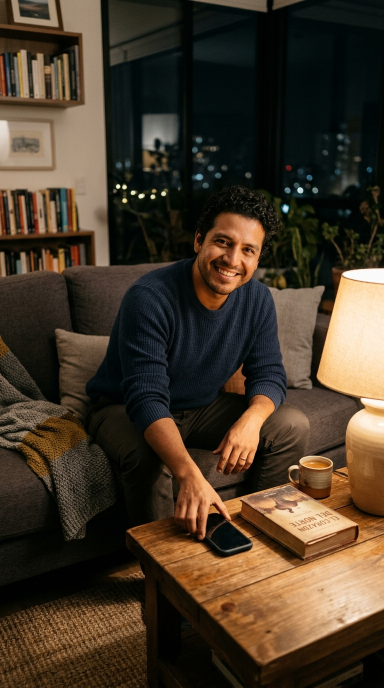
#> input picture dxn/fuentes/reel16_habitos_gansos/g1_celular.png, 768 x 1376 px, given in place of dxn-logo.png, which was not available (shown at 1/2 size)
$ python posts.py
#> lines starting #> are read from the running program, lines starting #| are printed output that depends on the picture; after the words box and inside, x2 and y2 are one past the last pixel; in counts of white or black regions, pixels touching at a corner belong together
### dxn/scripts/motion.py
"""Motion toolkit for DXN reels: easing with overshoot, staggered entrances,
3-layer parallax, constant idle micro-motion and an energy-saber slash."""
import math, subprocess
from PIL import Image, ImageDraw, ImageFont, ImageFilter, ImageEnhance

W, H, FPS = 1080, 1920, 30
F = '/usr/share/fonts/opentype/inter/'
def font(name, size): return ImageFont.truetype(F + name, size)

# ---------- easing ----------
def clamp(x, a=0.0, b=1.0): return max(a, min(b, x))
def ease_out_back(t, s=1.4):
    t = clamp(t) - 1
    return t * t * ((s + 1) * t + s) + 1
def ease_in_cubic(t): t = clamp(t); return t * t * t
def ease_out_cubic(t): t = clamp(t) - 1; return t * t * t + 1
def ease_in_out_sine(t): t = clamp(t); return -(math.cos(math.pi * t) - 1) / 2

def entrance(t, start, dur=0.45):
    """0..1 progress (with overshoot) for an element entering at `start`."""
    return ease_out_back((t - start) / dur) if t >= start else 0.0

def exit_(t, end, dur=0.25):
    """1..0 opacity factor for an element leaving at `end`."""
    return 1.0 - ease_in_cubic((t - (end - dur)) / dur) if t > end - dur else 1.0

# [25 lines left out: functions idle, chroma_cut, not called in this run]

def cover(im, w, h):
    r = max(w / im.width, h / im.height)
    im = im.resize((int(im.width * r) + 1, int(im.height * r) + 1), Image.LANCZOS)
    x = (im.width - w) // 2; y = (im.height - h) // 2
    return im.crop((x, y, x + w, y + h))

# [23 lines left out: functions place, parallax_frame, not called in this run]

# ---------- particles ----------
class Embers:
    """Warm floating light particles, always moving (micro-motion)."""
    def __init__(self, n=40, seed=7):
        import random; r = random.Random(seed)
        self.p = [(r.uniform(0, W), r.uniform(0, H), r.uniform(1.5, 4.5), r.uniform(20, 60), r.uniform(0, 6.28)) for _ in range(n)]
    # [63 lines left out: functions draw, saber_slash, text_layer, animate_in, not called in this run]

# --- Colocación de texto sin tapar caras ---
_FACE = None
# [8 lines left out: function face_boxes, not called in this run]
ZONES = [(160, 620), (1180, 1620), (620, 1180)]  # arriba, abajo (sobre subtítulos), centro
# [9 lines left out: function safe_zone, not called in this run]

### dxn/scripts/posts.py
import sys, numpy as np
sys.path.insert(0, '/tmp/claude-0/-home-user-Pek-Ss-boutique/f5892703-9636-54fe-89dd-0efcb8a15e5f/scripts')
from motion import font, text_layer, cover
from PIL import Image, ImageDraw, ImageFilter, ImageFont
R = '/tmp/claude-0/-home-user-Pek-Ss-boutique/f5892703-9636-54fe-89dd-0efcb8a15e5f/'; O = R + 'posts/out/'; FD = R + 'fonts_dl/'
import os; os.makedirs(O, exist_ok=True)
PW, PH = 1080, 1350
def KB(s): return ImageFont.truetype(FD + 'fontsource-kalam-5.3.0/files/kalam-latin-700-normal.woff', s)
def KR(s): return ImageFont.truetype(FD + 'fontsource-kalam-5.3.0/files/kalam-latin-400-normal.woff', s)
IB = lambda s: font('Inter-ExtraBold.otf', s); IM = lambda s: font('Inter-Bold.otf', s)
GOLD = (255, 214, 90); AQUA = (120, 220, 255); WHITE = (255, 255, 255)
logo = Image.open(R + 'clip/dxn-logo.png').convert('RGBA').resize((90, 87), Image.LANCZOS)
def badge():
    b = Image.new('RGBA', (110, 107)); m = Image.new('L', b.size, 0); ImageDraw.Draw(m).rounded_rectangle((0, 0, 109, 106), 18, fill=235)
    b.paste((255, 255, 255, 255), (0, 0), m); b.alpha_composite(logo, (10, 10)); return b
BADGE = badge()
#> in badge, `b = Image.new('RGBA', (110, 107))`: b: PIL image 110x107 RGBA; every value is 0
#> in badge, `m = Image.new('L', b.size, 0)`: m: PIL image 110x107 L; every value is 0
#> in badge, `ImageDraw.Draw(m).rounded_rectangle((0, 0, 109, 106), 18, fill=235)`:
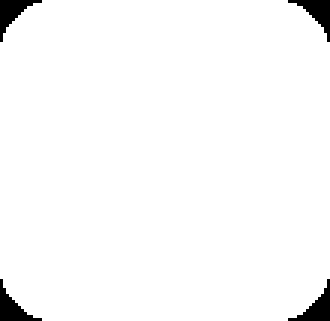
#> m: PIL image 110x107 L (shown 3 times larger); values 0 (black) and 235 (white), 97.5% white; 4 black regions, box (x1, y1, x2, y2) and area: (0, 0, 14, 14) 74, (96, 0, 110, 14) 74, (0, 93, 14, 107) 74, (96, 93, 110, 107) 74
def wrap(txt, f, maxw):
    d = ImageDraw.Draw(Image.new('L', (1, 1))); out = []
    for para in txt.split('\n'):
        line = ''
        for w in para.split():
            t = (line + ' ' + w).strip()
            if d.textlength(t, font=f) <= maxw: line = t
            else: out.append(line); line = w
        out.append(line)
    return out
def draw_block(img, lines_spec, y, align='center'):
    """lines_spec: list of (text, font, color). returns y end"""
    d = ImageDraw.Draw(img)
    for txt, f, col in lines_spec:
        for ln in wrap(txt, f, PW - 140):
            w = d.textlength(ln, font=f); x = (PW - w) / 2 if align == 'center' else 70
            d.text((x, y), ln, font=f, fill=col, stroke_width=max(2, f.size // 18), stroke_fill=(0, 0, 0))
            y += int(f.size * 1.18)
        y += int(f.size * 0.25)
    return y
def photo_bg(path, darken=(0.15, 0.75), focus=0.5):
    im = Image.open(path).convert('RGB'); bg = cover(im, PW, PH).convert('RGBA')
    g = Image.new('L', (1, PH)); [g.putpixel((0, y), int(255 * (darken[0] + (darken[1] - darken[0]) * abs(y / PH - focus) * 2))) for y in range(PH)]
    sh = Image.new('RGBA', (PW, PH), (0, 0, 0, 255)); sh.putalpha(g.resize((PW, PH))); bg.alpha_composite(sh); return bg
def board():
    rng = np.random.default_rng(5); n = np.asarray(Image.fromarray(np.clip(rng.normal(0, 1, (PH // 4, PW // 4)) * 6 + 128, 0, 255).astype(np.uint8)).resize((PW, PH), Image.BICUBIC).filter(ImageFilter.GaussianBlur(3)), np.float32)
    yy, xx = np.mgrid[0:PH, 0:PW]; vig = 1 - 0.4 * (((xx - PW / 2) / (PW / 1.3)) ** 2 + ((yy - PH / 2) / (PH / 1.3)) ** 2)
    b = np.zeros((PH, PW, 3), np.float32); b[:] = (30, 32, 34); b *= (1 + 0.22 * (n - 128)[..., None] / 128) * vig[..., None]
    return Image.fromarray(np.clip(b, 0, 255).astype(np.uint8)).convert('RGBA')
def chalk(img, path, size, cx, cy):
    d = Image.open(path).convert('L'); r = size / max(d.size); d = d.resize((int(d.width * r), int(d.height * r)), Image.LANCZOS)
    a = d.point(lambda v: 0 if v < 70 else min(255, int(v * 1.05))); layer = Image.new('RGBA', d.size, (238, 238, 230, 255)); layer.putalpha(a)
    img.alpha_composite(layer, (int(cx - d.width / 2), int(cy - d.height / 2)))
def finish(img, name, foot=False):
    if foot: img.alpha_composite(BADGE, (PW - 140, 30))
    img.convert('RGB').save(O + name, quality=93); print('ok', name)
def prod(img, path, h, cx, cy):
    p = Image.open(path).convert('RGBA'); r = h / p.height; p = p.resize((int(p.width * r), h), Image.LANCZOS)
    sh = Image.new('RGBA', (p.width + 60, p.height + 60)); m = p.split()[-1].point(lambda v: int(v * 0.5)); sh.paste((0, 0, 0, 255), (30, 40), m); sh = sh.filter(ImageFilter.GaussianBlur(14))
    img.alpha_composite(sh, (int(cx - p.width / 2 - 30), int(cy - p.height / 2 - 30))); img.alpha_composite(p, (int(cx - p.width / 2), int(cy - p.height / 2)))
# 1 desierto
im = photo_bg(R + 'gansos/g0_desierto.png', (0.1, 0.8), 0.55)
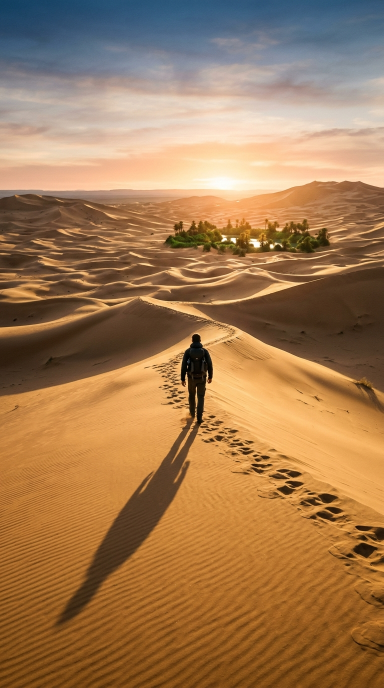
#> input picture dxn/fuentes/reel16_habitos_gansos/g0_desierto.png, 768 x 1376 px, found by its file name (shown at 1/2 size)
#> in photo_bg, im is the input picture: PIL image 768x1376 RGB; mean R, G, B 161.6, 122.2, 82.9
draw_block(im, [('Nadie encuentra su paraíso…', IB(78), WHITE), ('sin antes cruzar su desierto.', IB(78), GOLD)], 120); draw_block(im, [('Si hoy estás en el desierto, sigue caminando. ', IM(40), WHITE)], 1180); finish(im, '01_paraiso_desierto.jpg')
#> after the loop in draw_block, `for txt, f, col in lines_spec:`: y = 526
#| ok 01_paraiso_desierto.jpg
# 2 filo (pizarra)
im = board(); chalk(im, R + 'pizarra/d1.png', 760, PW / 2, 760)
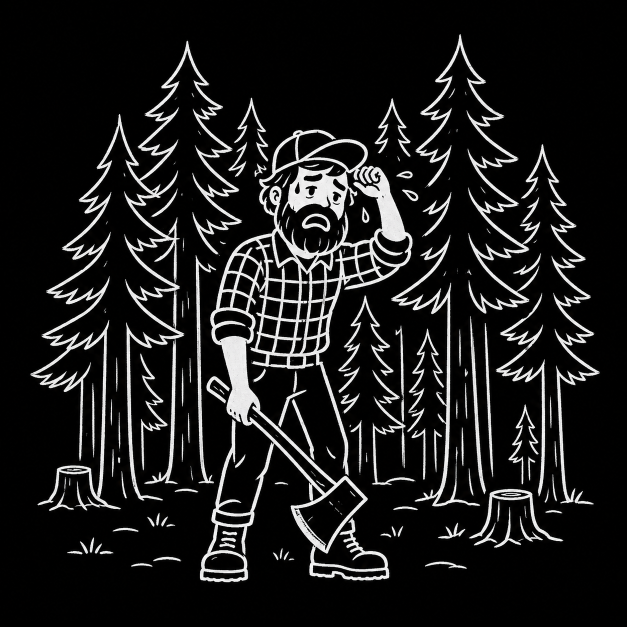
#> input picture dxn/fuentes/reel17_afila_tu_hacha/d1.png, 1254 x 1254 px, found by its file name (shown at 1/2 size)
draw_block(im, [('No le faltaba esfuerzo.', KB(86), WHITE), ('Le faltaba FILO.', KB(110), GOLD)], 90); draw_block(im, [('¿Cuándo afilaste tu hacha por última vez? ', KR(48), WHITE)], 1190); finish(im, '02_le_faltaba_filo.jpg')
#| ok 02_le_faltaba_filo.jpg
# 3 gansos
im = photo_bg(R + 'gansos/g4_gansos.png', (0.05, 0.75), 0.35)
#> call 2 of photo_bg, with darken = (0.05, 0.75), focus = 0.35
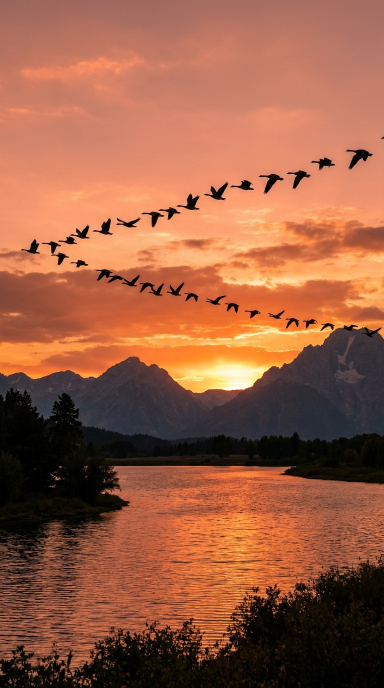
#> input picture dxn/fuentes/reel16_habitos_gansos/g4_gansos.png, 768 x 1376 px, found by its file name (shown at 1/2 size)
#> in photo_bg, im is the input picture: PIL image 768x1376 RGB; mean R, G, B 154.6, 93.7, 67.6
draw_block(im, [('Un ganso solo', IB(84), WHITE), ('no llega lejos.', IB(84), GOLD)], 110); draw_block(im, [('Vuelan en V, se turnan el frente y se cuidan.', IM(44), WHITE), ('Nadie compite. Así se gana. ', IM(44), WHITE)], 1060); finish(im, '03_un_ganso_solo.jpg')
#| ok 03_un_ganso_solo.jpg
# 4 equipo DXN
im = photo_bg(R + 'clip/fr/e3/0120.jpg', (0.05, 0.85), 0.2)
#> call 3 of photo_bg, with darken = (0.05, 0.85), focus = 0.2
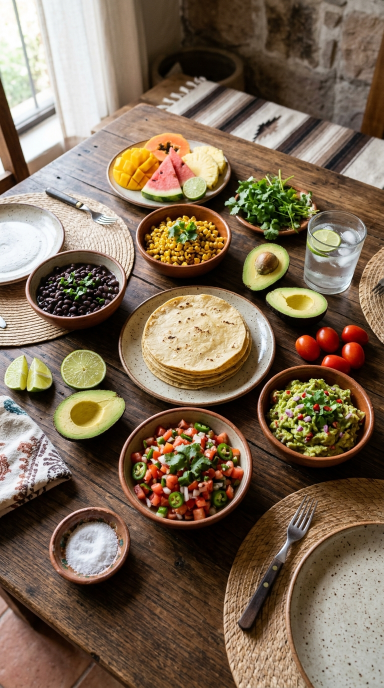
#> input picture dxn/fuentes/reel16_habitos_gansos/g2_comida.png, 768 x 1376 px, given in place of 0120.jpg, which was not available (shown at 1/2 size)
draw_block(im, [('Un equipo sólido', IB(80), WHITE), ('vale más que cualquier cosa.', IB(64), GOLD)], 980); finish(im, '04_equipo_solido.jpg')
#> after `draw_block(im, [('Un equipo sólido', IB(80), WHITE), ('vale más que cu`:
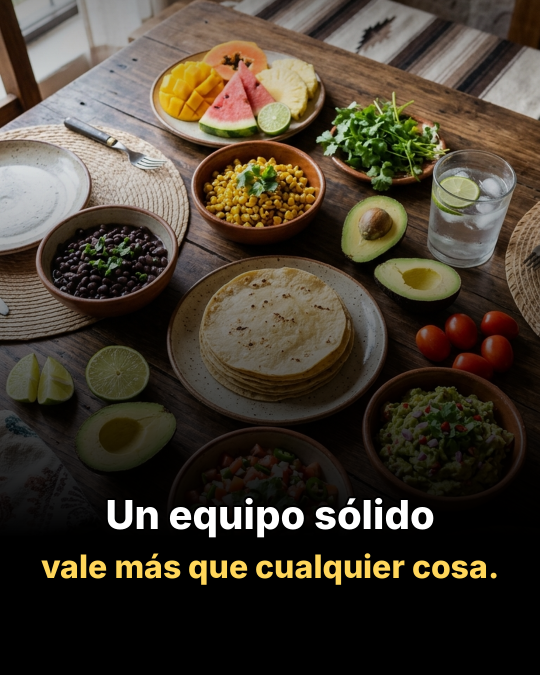
#> im: PIL image 1080x1350 RGBA (shown at 1/2 size); mean R, G, B, A 69.5, 60.8, 48.3, 255
#| ok 04_equipo_solido.jpg
# 5 huesos 31%
im = Image.new('RGBA', (PW, PH)); d = ImageDraw.Draw(im)
#> after `im = Image.new('RGBA', (PW, PH))`: im: PIL image 1080x1350 RGBA; every value is 0
for y in range(PH): d.line((0, y, PW, y), fill=(int(6 + 10 * y / PH), int(60 + 50 * y / PH), int(120 + 60 * y / PH), 255))
sp = cover(Image.open(R + 'agua/fr/splash/0150.jpg').convert('RGB'), PW, 700).convert('RGBA'); m = Image.new('L', sp.size, 0); ImageDraw.Draw(m).rectangle((0, 0, PW, 700), fill=170); sp.putalpha(m); im.alpha_composite(sp, (0, 650))
#> call 4 of cover, with w = 1080, h = 700
#> in cover (call 4), `r = max(w / im.width, h / im.height)`: r = 1.41
#> in cover (call 4), `return im.crop((x, y, x + w, y + h))`:
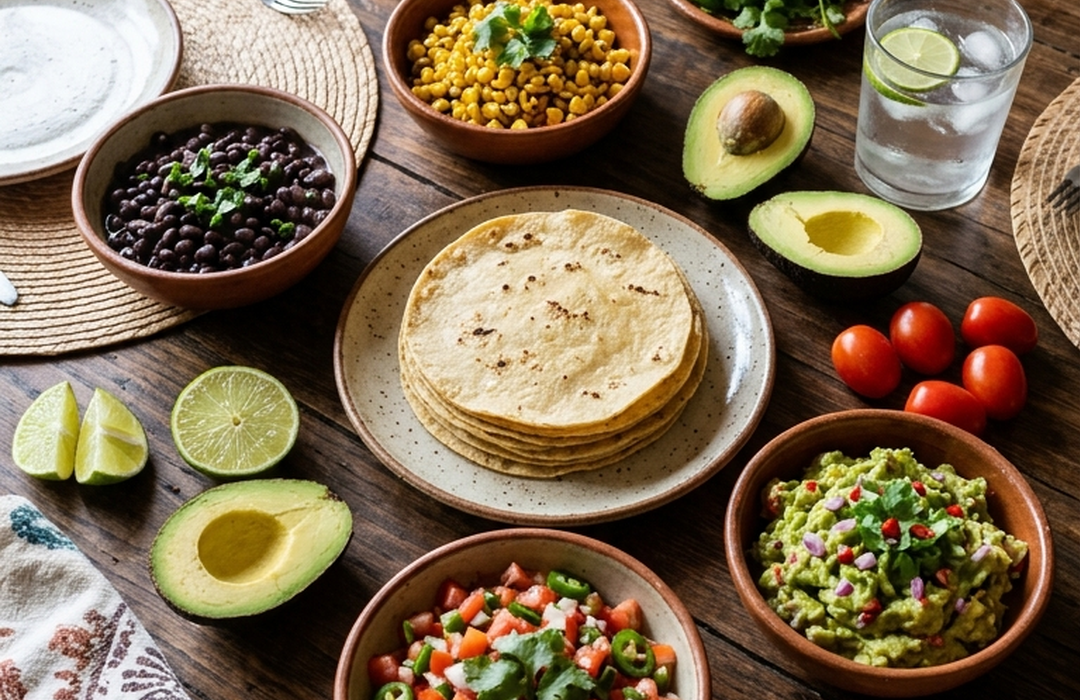
#> returned value: PIL image 1080x700 RGB; mean R, G, B 127.5, 108, 81.3
draw_block(im, [('Tus huesos son', IB(80), WHITE), ('31% AGUA', IB(170), AQUA)], 140); draw_block(im, [('Tus pulmones ~83% · tu cerebro ~73%', IM(44), WHITE), ('El agua no se guarda: se repone. ', IM(44), WHITE)], 1050)
ImageDraw.Draw(im).text((70, 1290), 'Fuente: USGS', font=IM(26), fill=(220, 235, 255)); finish(im, '05_huesos_31_agua.jpg')
#| ok 05_huesos_31_agua.jpg
# 6 mexicas espirulina
im = photo_bg(R + 'posts/src/mexicas.png', (0.05, 0.8), 0.3)
#> (the run stopped early here; a loop or call above may not have finished)
